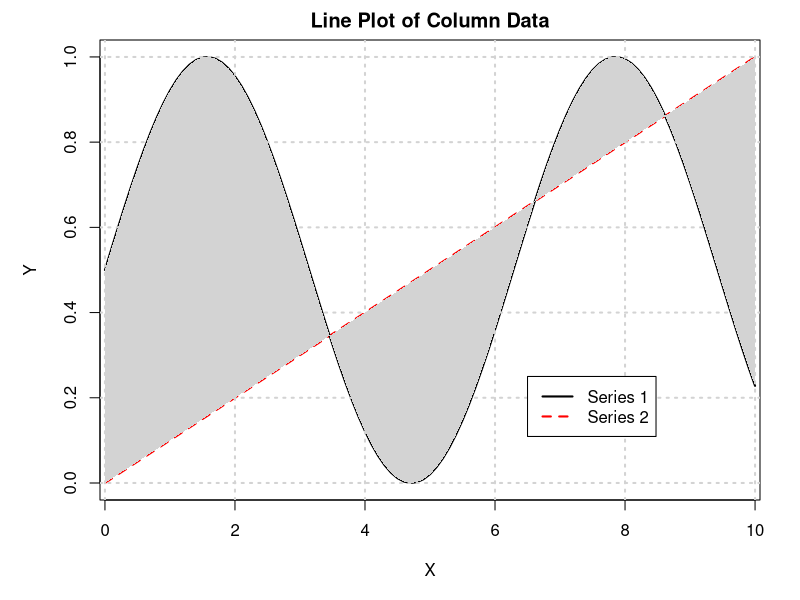

Write the R code that produced this figure.
#create line plot from column data

# Mise en place
rm(list = ls())

#read data 
M=read.table("../example_data/column_data.txt",sep=" ",header=FALSE)

#plotting margins.  
par(mar = c(5,5,2,2), font = 1.5)

plot(M[ ,1],M[ ,2],type = 'n', xlim=c(0.3,9.7),
     ylab = 'Y', xlab = 'X',main='Line Plot of Column Data')
lines(M[ ,1], M[ ,3], col = 'red', lwd=c(2), lty=c(2))
lines(M[ ,1], M[ ,2], col = 'black', lwd=c(2), lty=c(1))

#fill between
polygon(c(M[ ,1], rev(M[ ,1])), c(M[ ,3], rev(M[ ,2])),
        col = "lightgray", border = NA)

grid(col = "lightgray", lty = "dotted",
     lwd = c(2))


#add a legend
legend(6.5,0.25, c("Series 1","Series 2"), lty=c(1,2),
       lwd=c(2,2),col=c("black","red")) 
